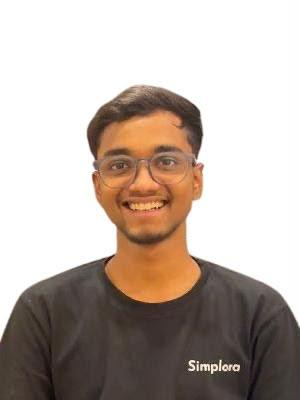
#> input picture profile_input.png, 300 x 400 px
$ python make_portrait.py ../profile_input.png
#> lines starting #> are read from the running program, lines starting #| are printed output that depends on the picture; after the words box and inside, x2 and y2 are one past the last pixel; in counts of white or black regions, pixels touching at a corner belong together
#!/usr/bin/env python3
"""Turn a photo into ascii.svg — a self-typing, monochrome ASCII portrait.

This is the generator that produced the portrait at the top of the README.
Run it once; it is not on a schedule, unlike scripts/generate_stats.py.

    pip install pillow numpy opencv-python-headless rembg onnxruntime
    python3 scripts/make_portrait.py photo.png --crop 400,110,910,790
    python3 scripts/embed_portrait_font.py      # inline the font, see below

The first run downloads a ~176 MB background-removal model, once.

Two things decide whether the output is any good, and neither is a parameter:

  * The photo. ASCII draws with shadow, not detail — about 13 brightness levels
    in total. You need side light (a window at ~45°, everything else off), a
    tight crop from chin to just above the hair, and real resolution. A 320px
    headshot fails: thin features like glasses frames are averaged away on
    downscale. Flat frontal light renders the face as a hole.
  * The darkening curve below. Without it the face comes out washed out and
    featureless — brows, glasses and lips all dissolve.

The grid bakes in an advance width of exactly 0.600 em (CHAR_W / FONT_SIZE), so
after generating, run scripts/embed_portrait_font.py to inline JetBrains Mono.
Otherwise a viewer whose default monospace is narrower — Consolas is ≈0.55 —
sees the portrait about 7% too narrow.

Motion is SMIL, because GitHub strips <script> from READMEs: each row is
revealed by a clipPath wipe with a cursor block riding its edge, staggered top
to bottom, frozen at the end so it prints once and stops.
"""
import argparse
import re
import sys

import cv2
import numpy as np
from PIL import Image
from rembg import remove

RAMP = " .`:-=+*cs#%@"     # bright/sparse -> dark/dense; leading space = blank
COLS = 90                  # below ~88 the face muddies; far above it dominates
CLAHE_CLIP = 3.0           # higher amplifies skin texture into noise
GAMMA = 1.0                # ramp mapping exponent
CURVE = 1.7                # the darkening curve — the difference-maker
CROP_BOTTOM = 0.0          # fraction to trim off the bottom (torso, chair)
ROW_RATIO = 0.48           # monospace cells are about twice as tall as wide

FG_LIGHT = "#6e7681"       # readable on GitHub light — the portrait's grey
FG_DARK = "#c9d1d9"        # and its dark-mode step
CHAR_W = 7.74              # 0.600 em at FONT_SIZE — keep these in step
FONT_SIZE = 12.9
LINE_H = 15
ROW_DELAY = 0.09           # per-row stagger, seconds
FAMILY = "ui-monospace,SFMono-Regular,Menlo,Consolas,monospace"


def prep(path, crop=None):
    """Cut out the background, even the local contrast, then darken."""
    src = Image.open(path).convert("RGBA")
    if crop:
        src = src.crop(crop)

    arr = np.array(src)
    # Check if the image already has an isolated white or transparent background
    is_white = (arr[:, :, 0] > 240) & (arr[:, :, 1] > 240) & (arr[:, :, 2] > 240)
    is_transparent = (arr[:, :, 3] < 20)
    has_clean_bg = (is_white | is_transparent).sum() > (arr.shape[0] * arr.shape[1] * 0.15)

    if has_clean_bg:
        gray = np.array(src.convert("L"))
        alpha = np.where(is_white | is_transparent, 0, 255).astype(np.uint8)
    else:
        cut = remove(src)
        alpha = np.array(cut.split()[-1])
        white = Image.new("RGBA", cut.size, (255, 255, 255, 255))
        gray = np.array(Image.alpha_composite(white, cut).convert("L"))

    gray = cv2.bilateralFilter(gray, 11, 50, 50)      # smooth skin, keep edges
    gray = cv2.createCLAHE(clipLimit=CLAHE_CLIP,
                           tileGridSize=(8, 8)).apply(gray)
    gray = (255.0 * (gray / 255.0) ** CURVE).astype("uint8")
    gray[alpha < 20] = 255                            # force the matte to white
    return Image.fromarray(gray)


def to_lines(img, cols=COLS, gamma=GAMMA):
    w, h = img.size
    if CROP_BOTTOM:
        img = img.crop((0, 0, w, int(h * (1 - CROP_BOTTOM))))
        w, h = img.size

    rows = int(cols * (h / w) * ROW_RATIO)
    img = img.resize((cols, rows), Image.LANCZOS)
    px = list(np.array(img).flatten())
    n = len(RAMP)

    out = []
    for r in range(rows):
        out.append("".join(
            RAMP[min(n - 1, int((1 - px[r * cols + c] / 255.0) ** gamma * n))]
            for c in range(cols)
        ).rstrip())

    while out and not out[0].strip():
        out.pop(0)
    while out and not out[-1].strip():
        out.pop()

    while out and not out[0].strip():
        out.pop(0)
    while out and not out[-1].strip():
        out.pop()
    return out


def refine_chest(lines):
    """Refine chest area to cleanly render the Simplora t-shirt logo."""
    if len(lines) < 42:
        return lines
    out = list(lines)
    # Row 39: clean downsampling blur above logo to solid fabric
    if len(out[39]) >= 73:
        out[39] = out[39][:56] + "#################" + out[39][73:]
    # Row 40: render crisp Simplora text logo
    if len(out[40]) >= 73:
        out[40] = out[40][:56] + '### <tspan class="b">Simplora</tspan> ####' + out[40][73:]
    # Row 41: clean downsampling artifact below logo to solid fabric
    if len(out[41]) >= 73:
        out[41] = out[41][:56] + "#################" + out[41][73:]
    return out


def build_svg(lines, cols=COLS):
    pad = 14
    width = int(cols * CHAR_W + pad * 2)
    height = len(lines) * LINE_H + pad * 2

    p = [f'<svg xmlns="http://www.w3.org/2000/svg" width="{width}" '
         f'height="{height}" viewBox="0 0 {width} {height}" '
         f'font-family="{FAMILY}">',
         f'<style>.a{{fill:{FG_LIGHT}}}'
         f'@media(prefers-color-scheme:dark){{.a{{fill:{FG_DARK}}}}}'
         f'.b{{fill:#1f2328;font-weight:700}}'
         f'@media(prefers-color-scheme:dark){{.b{{fill:#ffffff;font-weight:700}}}}</style>']

    for i, line in enumerate(lines):
        y = pad + i * LINE_H
        begin = f"{i * ROW_DELAY:.2f}s"
        end = f"{(i + 1) * ROW_DELAY:.2f}s"
        visible_text = re.sub(r'<[^>]+>', '', line)
        w = max(len(visible_text), 1) * CHAR_W

        if "<tspan" in line:
            safe = line
        else:
            safe = (line.replace("&", "&amp;").replace("<", "&lt;")
                        .replace(">", "&gt;"))

        p.append(f'<clipPath id="c{i}"><rect x="{pad}" y="{y}" '
                 f'height="{LINE_H}" width="0">'
                 f'<animate attributeName="width" from="0" to="{w:.1f}" '
                 f'begin="{begin}" dur="{ROW_DELAY}s" fill="freeze"/>'
                 f'</rect></clipPath>')
        p.append(f'<g clip-path="url(#c{i})"><text xml:space="preserve" '
                 f'x="{pad}" y="{y + 11.2:.1f}" class="a" '
                 f'font-size="{FONT_SIZE}">{safe}</text></g>')
        # the cursor: a small block riding the wipe edge, gone once the row lands
        p.append(f'<rect y="{y + 1}" width="6" height="12" class="a" '
                 f'opacity="0">'
                 f'<animate attributeName="x" from="{pad}" to="{pad + w:.1f}" '
                 f'begin="{begin}" dur="{ROW_DELAY}s" fill="freeze"/>'
                 f'<set attributeName="opacity" to="0.8" begin="{begin}"/>'
                 f'<set attributeName="opacity" to="0" begin="{end}"/></rect>')

    p.append("</svg>")
    return "".join(p)


def main():
    ap = argparse.ArgumentParser(description=__doc__.split("\n")[0])
    ap.add_argument("photo")
    ap.add_argument("out", nargs="?", default="ascii.svg")
    ap.add_argument("--crop", help="left,top,right,bottom, applied first — crop "
                                   "tight to the head so the whole grid goes to "
                                   "the face")
    ap.add_argument("--cols", type=int, default=COLS)
    ap.add_argument("--preview", action="store_true",
                    help="print the ASCII to the terminal as well")
    args = ap.parse_args()

    crop = None
    if args.crop:
        parts = [int(v) for v in args.crop.split(",")]
        if len(parts) != 4:
            sys.exit("--crop needs four numbers: left,top,right,bottom")
        crop = tuple(parts)

    lines = to_lines(prep(args.photo, crop), cols=args.cols)
#> in prep, src is the input picture: PIL image 300x400 RGBA; mean R, G, B, A 189.2, 176.6, 168.5, 255
#> in prep, `is_white = (arr[:, :, 0] > 240) & (arr[:, :, 1] > 240) & (arr[:, :, 2]..`:
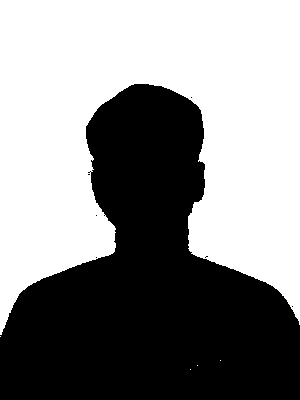
#> is_white: shape (400, 300) bool; 54.4% white; 7 black regions (6 under 20 px), largest, box (x1, y1, x2, y2) and area: (0, 84, 300, 400) 54686
#> in prep, `is_transparent = (arr[:, :, 3] < 20)`: is_transparent: shape (400, 300) bool; every value is 0
#> in prep, `has_clean_bg = (is_white | is_transparent).sum() > (arr.shape[0] * arr..`: has_clean_bg = True
#> in prep, `gray = np.array(src.convert("L"))`:
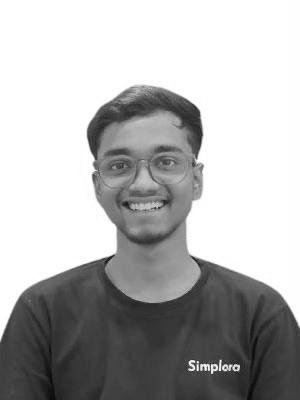
#> gray: shape (400, 300); min 4, max 255, mean 179.5
#> in prep, `gray = cv2.createCLAHE(clipLimit=CLAHE_CLIP, tileGridSize=(8, 8)).appl..`:
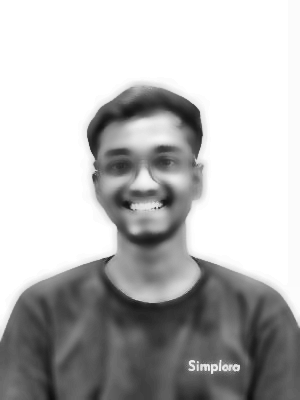
#> gray: shape (400, 300); min 13, max 255, mean 185.8
#> in prep, `gray = (255.0 * (gray / 255.0) ** CURVE).astype("uint8")`:
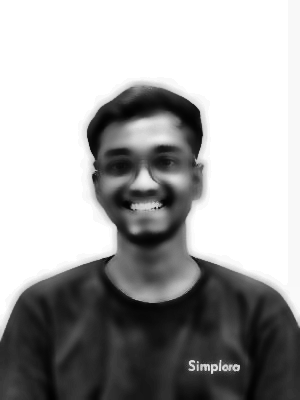
#> gray: shape (400, 300); min 1, max 255, mean 166
#> in prep, `gray[alpha < 20] = 255`:
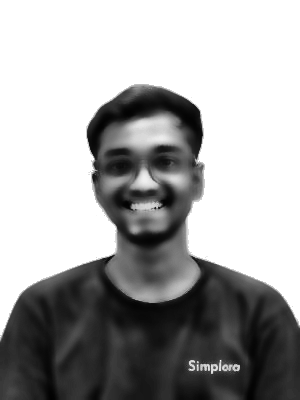
#> gray: shape (400, 300); 7.53% of pixels changed, all inside (x1, y1, x2, y2) = (0, 0, 300, 370)
#> in to_lines, `w, h = img.size`: w = 300; h = 400
#> in to_lines, `rows = int(cols * (h / w) * ROW_RATIO)`: rows = 57
#> in to_lines, `img = img.resize((cols, rows), Image.LANCZOS)`:
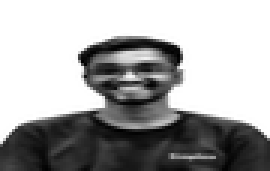
#> img: PIL image 90x57 L (shown 3 times larger); min 0, max 255, mean 166.9
#> in to_lines, `px = list(np.array(img).flatten())`: px = 5130 values, max 255 at index 0, min 0 at index 1679, mean 166.9
#> after the loop in to_lines, `for r in range(rows):`: out = 57 items, first 6: '', '', '', '', '', ''
#> the loop in to_lines, `while out and not out[0].strip():` made 12 passes
#> after the loop in to_lines, `while out and not out[0].strip():`: out = 45 items
#> lines = 45 items
    lines = refine_chest(lines)
    if args.preview:
        print("\n".join(lines))

    with open(args.out, "w", encoding="utf-8") as f:
        f.write(build_svg(lines, cols=args.cols))
#> in build_svg, `height = len(lines) * LINE_H + pad * 2`: height = 703
#> the loop in build_svg, `for i, line in enumerate(lines):` made 45 passes
#> (y, begin, end, w) on passes 1 to 12: (14, '0.00s', '0.09s', 394.7), (29, '0.09s', '0.18s', 433.4), (44, '0.18s', '0.27s', 456.7), (59, '0.27s', '0.36s', 464.4), (74, '0.36s', '0.45s', 472.1), (89, '0.45s', '0.54s', 472.1), (104, '0.54s', '0.63s', 472.1), (119, '0.63s', '0.72s', 472.1), (134, '0.72s', '0.81s', 472.1), (149, '0.81s', '0.90s', 464.4), (164, '0.90s', '0.99s', 464.4), (179, '0.99s', '1.08s', 479.9)
#> after the loop in build_svg, `for i, line in enumerate(lines):`: p = 137 items
    print(f"wrote {args.out} — {len(lines)} rows, {args.cols} columns")
#| wrote ascii.svg — 45 rows, 90 columns
    print("next: python3 scripts/embed_portrait_font.py")


if __name__ == "__main__":
    main()
